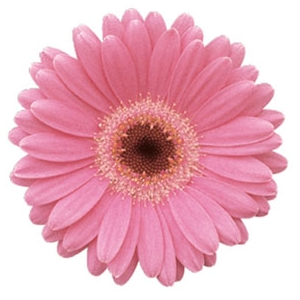
#> input picture assignment3/flower.jpg, 300 x 300 px
$ python Q1.py
#> lines starting #> are read from the running program, lines starting #| are printed output that depends on the picture

from PIL import Image
from PIL import ImageOps
import numpy
from numpy import linalg
from matplotlib import pyplot

pyplot.subplot(231)
flower = Image.open("flower.jpg")
#> flower is the input picture: PIL image 300x300 RGB; mean R, G, B 233.2, 176, 190.8
pyplot.imshow(flower)
pyplot.xlabel('original')

pyplot.subplot(232)
flower = ImageOps.grayscale(flower)
#> flower: PIL image 300x300 L
aflower = numpy.asarray(flower)
aflower = numpy.float32(aflower)
U, S, Vt = linalg.svd(aflower)
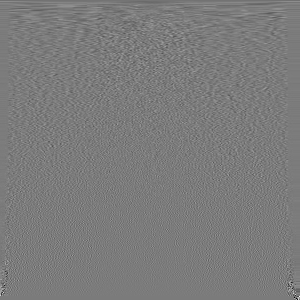
#> Vt: shape (300, 300) float32; min -0.819, max 0.866, mean -0.000221; drawn with min black and max white
#> S = 300 values, max 59775.8 at index 0, min 5.89e-12 at index 296, mean 387.4
pyplot.plot(S,'b.')
pyplot.xlabel(' singular values ')

pyplot.subplot(233)
K = 20
Sk = numpy.diag(S[:K])
Uk = U[:, :K]
Vtk = Vt[:K, :]
aImk = numpy.dot(Uk, numpy.dot( Sk, Vtk))
Imk = Image.fromarray(aImk)
if Imk.mode!='RGB':
    newImk=Imk.convert('RGB')
newImk.save('Q5-K=20.jpg')
pyplot.imshow(Imk)
pyplot.xlabel('K=20')

pyplot.subplot(234)
K = 50
Sk = numpy.diag(S[:K])
#> Sk: shape (50, 50) float32
Uk = U[:, :K]
#> Uk: shape (300, 50) float32
Vtk = Vt[:K, :]
#> Vtk: shape (50, 300) float32
aImk = numpy.dot(Uk, numpy.dot( Sk, Vtk))
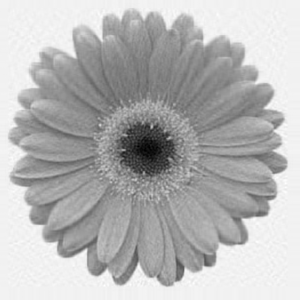
#> aImk: shape (300, 300) float32; min 8.46, max 268.4, mean 194.8; drawn with min black and max white
Imk = Image.fromarray(aImk)
if Imk.mode!='RGB':
    newImk=Imk.convert('RGB')
newImk.save('Q5-K=50.jpg')
pyplot.imshow(Imk)
pyplot.xlabel('K=50')

pyplot.subplot(235)
K = 100
Sk = numpy.diag(S[:K])
#> Sk: shape (100, 100) float32
Uk = U[:, :K]
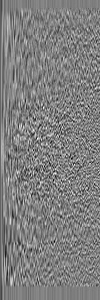
#> Uk: shape (300, 100) float32; min -0.263, max 0.26, mean -0.00049; drawn with min black and max white
Vtk = Vt[:K, :]
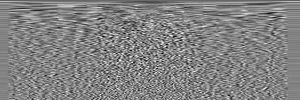
#> Vtk: shape (100, 300) float32; min -0.259, max 0.245, mean -0.000662; drawn with min black and max white
aImk = numpy.dot(Uk, numpy.dot( Sk, Vtk))
Imk = Image.fromarray(aImk)
if Imk.mode!='RGB':
    newImk=Imk.convert('RGB')
newImk.save('Q5-K=100.jpg')
pyplot.imshow(Imk)
pyplot.xlabel('K=100')

pyplot.subplot(236)
K = 200
Sk = numpy.diag(S[:K])
#> Sk: shape (200, 200) float32
Uk = U[:, :K]
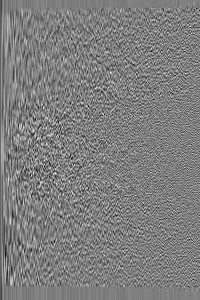
#> Uk: shape (300, 200) float32; min -0.263, max 0.266, mean -0.000245; drawn with min black and max white
Vtk = Vt[:K, :]
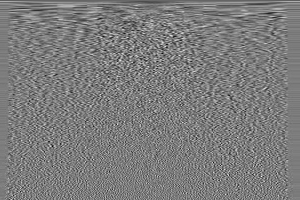
#> Vtk: shape (200, 300) float32; min -0.295, max 0.308, mean -0.000331; drawn with min black and max white
aImk = numpy.dot(Uk, numpy.dot( Sk, Vtk))
Imk = Image.fromarray(aImk)
if Imk.mode!='RGB':
    newImk=Imk.convert('RGB')
newImk.save('Q5-K=200.jpg')
pyplot.imshow(Imk)
pyplot.xlabel('K=200')
pyplot.savefig("Q5-all.ps")
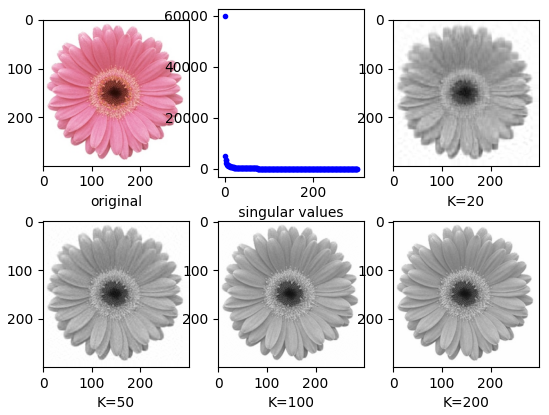
#> figure drawn by matplotlib, 6 panels; panel 2: curve peaks at x = 0, y = 59775.8
pyplot.show()
